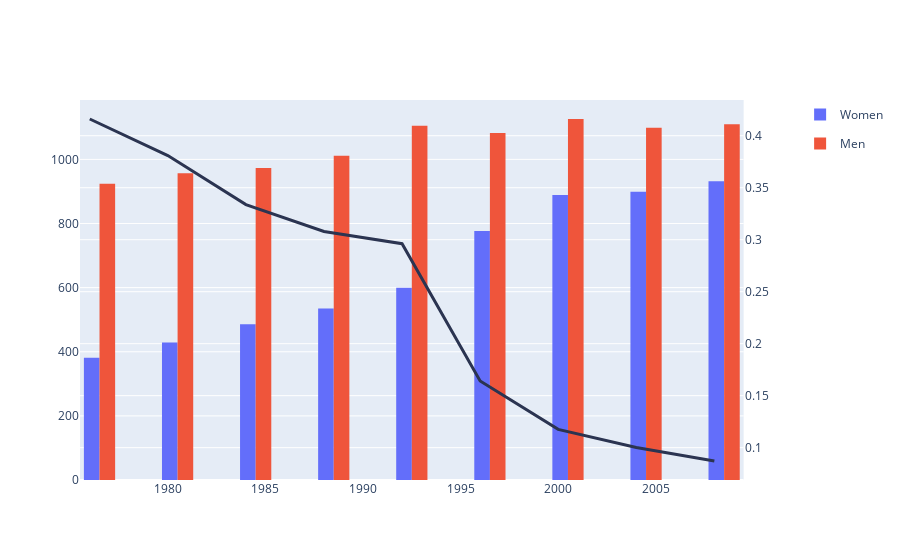

The code cell stored with this chart in its notebook:
### Code cell
subfig = make_subplots(specs=[[{"secondary_y": True}]])
fig1 = px.histogram(data_frame=df, x='Year', color='Gender')
fig2 = px.line(data_frame=femals, x='Year', y='Diff%')

fig2.update_traces(yaxis="y2")
fig2.update_traces(line_color='#2B3451', line_width=3)
subfig.add_traces(fig1.data + fig2.data)

subfig.show()

### Figure 1 — Plotly figure (JSON) as saved in the notebook; plotly's stock layout.template omitted (floating-point values rounded to 4 significant figures; data arrays with more than 128 entries replaced by an {"elided": "..."} marker saying what was removed)
{"data": [{"alignmentgroup": "True", "bingroup": "x", "hovertemplate": "Gender=Women<br>Year=%{x}<br>count=%{y}<extra></extra>", "legendgroup": "Women", "marker": {"color": "#636efa", "pattern": {"shape": ""}}, "name": "Women", "offsetgroup": "Women", "orientation": "v", "showlegend": true, "type": "histogram", "x": {"elided": "5928 int values"}, "xaxis": "x", "yaxis": "y"}, {"alignmentgroup": "True", "bingroup": "x", "hovertemplate": "Gender=Men<br>Year=%{x}<br>count=%{y}<extra></extra>", "legendgroup": "Men", "marker": {"color": "#EF553B", "pattern": {"shape": ""}}, "name": "Men", "offsetgroup": "Men", "orientation": "v", "showlegend": true, "type": "histogram", "x": {"elided": "9387 int values"}, "xaxis": "x", "yaxis": "y"}, {"hovertemplate": "Year=%{x}<br>Diff%=%{y}<extra></extra>", "legendgroup": "", "line": {"color": "#2B3451", "dash": "solid", "width": 3}, "marker": {"symbol": "circle"}, "mode": "lines", "name": "", "orientation": "v", "showlegend": false, "type": "scatter", "x": [1976, 1980, 1984, 1988, 1992, 1996, 2000, 2004, 2008], "xaxis": "x", "y": [0.4161, 0.381, 0.3338, 0.3079, 0.2962, 0.1641, 0.1176, 0.1001, 0.08717], "yaxis": "y2"}], "layout": {"xaxis": {"anchor": "y", "domain": [0, 0.94]}, "yaxis": {"anchor": "x", "domain": [0, 1]}, "yaxis2": {"anchor": "x", "overlaying": "y", "side": "right"}}}
